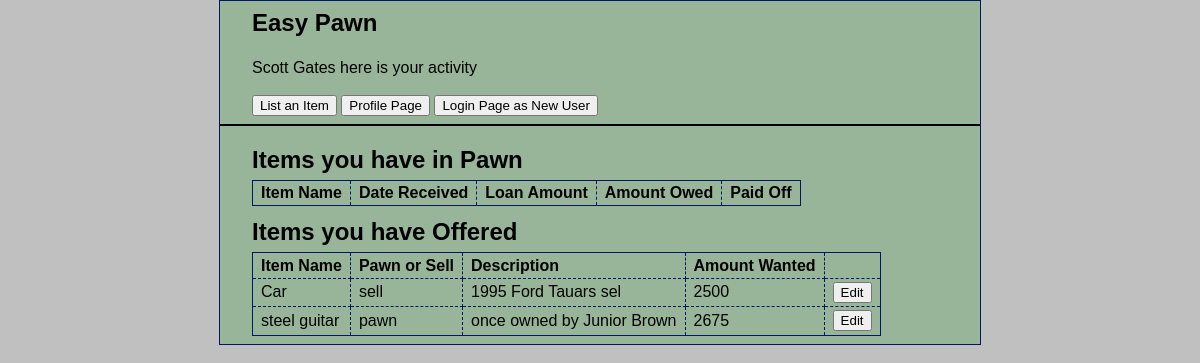
The page /index.php?action=publicProfile (signed in) on the database its author committed.
### tables this page shows
CREATE TABLE `customerinquirytable` (
  `inquiryID` int(11) NOT NULL,
  `customerID` int(11) NOT NULL,
  `itemName` varchar(50) NOT NULL,
  `description` varchar(250) DEFAULT NULL,
  `amountWanted` float NOT NULL,
  `pawnOrSell` varchar(10) NOT NULL
);

### model/DBitem.php (called while the page is built, shortened)
<?php
class DBitem {
    public static function getItemsInquiryByCustomerID($customerID) {
        $db = Database::getDB();
        $query = 'select *
                    from customerinquirytable
                    WHERE customerID = :customerID';
        $statement = $db->prepare($query);
        $statement->bindValue(':customerID', $customerID);
        $statement->execute();
        $results = $statement->fetchAll();
        $items = array();
        foreach ($results as $row) {
            $item = new custInquiryItem($row['inquiryID'], $row['customerID'],
                    $row['amountWanted'], $row['itemName'], $row['description'], $row['pawnOrSell']);
            $items[] = $item;
        }
        return $items;
    }
}

### model/custInquiryItem.php (called while the page is built, shortened)
<?php
class custInquiryItem {
    public $inquiryID, $customerID, $amountWanted, $itemName, $description, $pawnOrSell;
    function __construct($inquiryID, $customerID, $amountWanted, $itemName, $description, $pawnOrSell) {
        $this->amountWanted = $amountWanted;
        $this->itemName = $itemName;
        $this->description = $description;
        $this->pawnOrSell = $pawnOrSell;
    }
    function getAmountWanted() {
        return $this->amountWanted;
    }
    function getItemName() {
        return $this->itemName;
    }
    function getDescription() {
        return $this->description;
    }
    function getPawnOrSell() {
        return $this->pawnOrSell;
    }
}

### view/publicProfile.php (the view, shortened to what this page needs)
<!DOCTYPE html>
<html>
    <head>
        <link rel="stylesheet" type="text/css" href="main.css">
    </head>
    <body>
        <header>
            <h1>Easy Pawn</h1><br>
            <p><?php echo htmlspecialchars($displayName); ?> here is your activity</p>
            <br>
            <div id="userNav"><?php include 'nav.php'; ?></div>
        </header>
        <main>
            <h1>Items you have in Pawn</h1>
            <table>
                <tr>
                    <th>Item Name</th>
                    <th>Date Received</th>
                    <th>Loan Amount</th>
                    <th>Amount Owed</th>
                    <th>Paid Off</th>
                </tr>
            </table>
            <h1>Items you have Offered</h1>
            <table>
                <tr>
                    <th>Item Name</th>
                    <th>Pawn or Sell</th>
                    <th>Description</th>
                    <th>Amount Wanted</th>
                    <th>&nbsp;</th>
                </tr>
                <?php foreach ($inquiryItems as $item) : ?>
                    <tr>
                        <td><?php echo htmlspecialchars($item->getItemName()); ?></td>
                        <td><?php echo htmlspecialchars($item->getPawnOrSell()); ?></td>
                        <td><?php echo htmlspecialchars($item->getDescription()); ?></td>
                        <td><?php echo htmlspecialchars($item->getAmountWanted()); ?></td>
                        <td><form action="index.php" method="post">
                                <input type="submit" value="Edit">
                            </form></td>
                    </tr>
                <?php endforeach; ?>
        </main>
    </body>
</html>

### main.css (style rules this page uses)
html { background-color: #C0C0C0; }
body { margin-top: 0; font-family: Arial, Helvetica, sans-serif; width: 760px; margin: 0 auto; background-color: #98b59a; border: 1px solid #001963; }
header { margin: 0; border-bottom: 2px solid black; padding: .5em 2em; }
header h1 { color: black; margin: 0; padding: 0; }
header p { margin: 0; padding: .25em 0 0 0; }
main { margin: 0; padding: .5em 2em ; }
h1 { font-size: 150%; margin: 0; padding: .5em 0 .25em; }
h1, h2 { color: black; }
p { margin: .5em 0 .5em 0; padding: 0; }
table { border: 1px solid #001963; border-collapse: collapse; }
td, th { border: 1px dashed #001963; padding: .2em .5em .2em .5em; text-align: left; }
form { margin: 0; }

### rows shown on the page
customerinquirytable: itemName "Car", pawnOrSell "sell", description "1995 Ford Tauars sel", amountWanted "2500"
customerinquirytable: itemName "steel guitar", pawnOrSell "pawn", description "once owned by Junior Brown", amountWanted "2675"

### other values the page prints
$displayName "Scott Gates"
